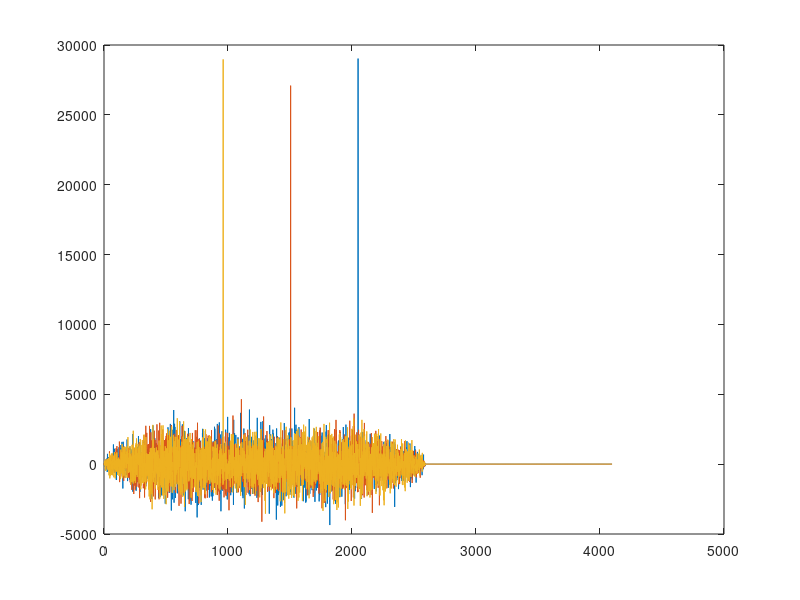

MATLAB code to generate this figure:
data = load('adsl_x.mat');
signal = data.x;

blocks = 4; % Liczba bloków
prefix_len = 32; % Długość prefiksu
block_len = 512; % Długość bloku

% Inicjalizacja wektora dla indeksów początkowych prefiksów
index_prefixes = ["i", "i", "i", "i"];
figure;
for b = 1:blocks
    % Obliczanie indeksów początku i końca segmentu sygnału
    start = (b-1)*(prefix_len+block_len) + 1;
    finish = start + prefix_len + block_len - 1;
    
    if finish <= length(signal)
        % Wyznacenie testowanego segmentu
        segment = signal(start:finish);
        
        % Sprawdzenie korelacji między segmentem a całym sygnałem
        cross_corr = xcorr(segment, signal);
        
        plot(cross_corr);
        hold on;
        % Wyznaczenie indeksu o największej wartości korelacji
        [~, max_index] = max(cross_corr);

        % Ustalenie indeksu początkowego prefiksu na podstawie maksymalnej wartości korelacji
        prefix_start_index = max_index - block_len + 1;

        % Zapisywanie wyniku
        index_prefixes(b) = prefix_start_index;
    end
end

% Usuwanie nadmairowych prefixów
for i = 1:blocks
    if index_prefixes(i) == "i"
        index_prefixes(i) = [];
    end
end
% Prezentacja wyników
disp('Prefix indexes:');
disp(index_prefixes);


